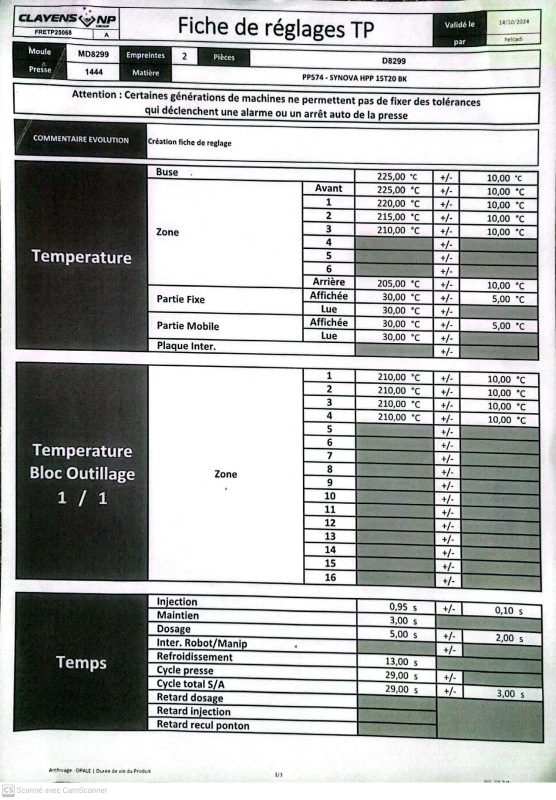
#> input picture extract_data_clayens/code/images/piece2/image1.jpeg, 1111 x 1599 px (shown at 1/2 size)
$ python draw-test.py
#> lines starting #> are read from the running program, lines starting #| are printed output that depends on the picture
import cv2

# Load the image
image = cv2.imread("images/piece2/image1.jpeg")
#> image is the input picture: shape (1599, 1111, 3); mean B, G, R 174.4, 175.9, 173.9

# Define coordinates (ensuring top-left < bottom-right)
#Moule
# x1, y1 = 581, int(277+(582-277)*13/14)
# piece 1
#x1, y1 = 581, 277
#x2, y2 = 667, int(298+(582-277)*13/14)

#x11, y11 =751 , 277
#x22, y22 =751+86 , int(298+(582-277)*13/14)
# piece 2
x1, y1 = 709, 340
x2, y2 = 814, 720

x11, y11 =930 , 340
x22, y22 =1023 , 720
# Draw the rectangle
cv2.rectangle(image, (x1, y1), (x2, y2), (0, 255, 0), 2)  # Green rectangle, thickness 2
cv2.rectangle(image, (x11, y11), (x22, y22), (0, 255, 0), 2)  # Green rectangle, thickness 2
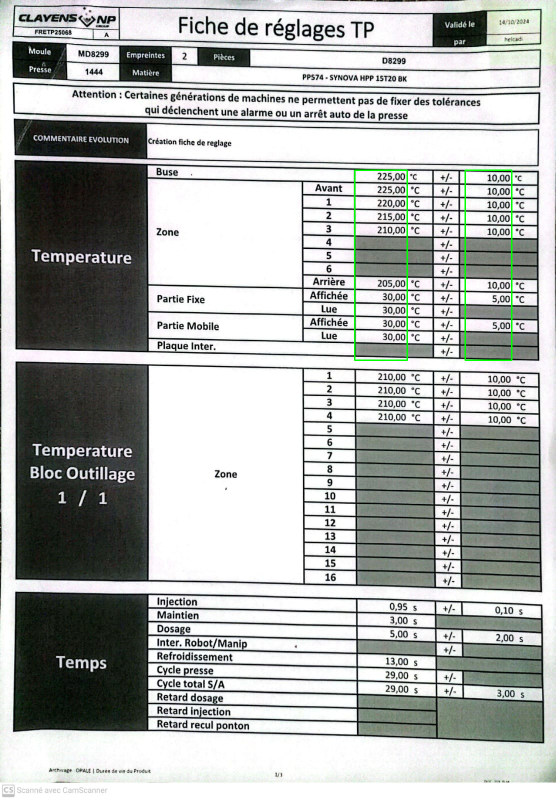
#> image: shape (1599, 1111, 3) (shown at 1/2 size); mean B, G, R 173.9, 176.2, 173.4

# Show the image
cv2.imshow("Image with Rectangle", image)
cv2.waitKey(0)
cv2.destroyAllWindows()
